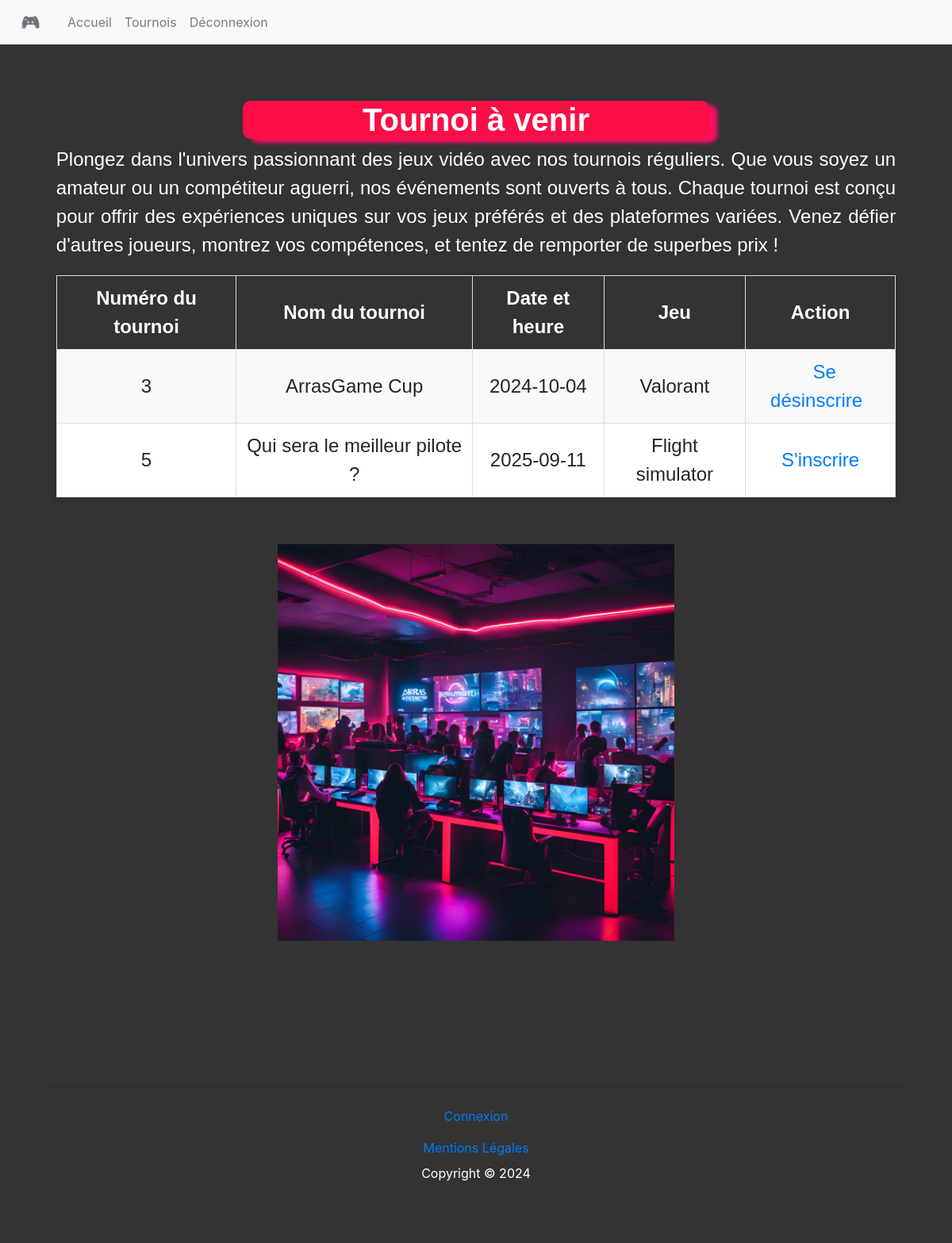
Screenshot of /AP/liste_tournoi.php (signed in) with the database file from the repository.
### tables this page shows
CREATE TABLE `tournois` (
  `id` int(11) NOT NULL,
  `nom_tournoi` varchar(100) NOT NULL,
  `date` date NOT NULL,
  `id_jeu` int(11) NOT NULL
);

CREATE TABLE `jeux` (
  `id` int(11) NOT NULL,
  `nom_jeu` varchar(100) NOT NULL,
  `plateforme` varchar(100) NOT NULL
);

### AP/liste_tournoi.php (the view, shortened to what this page needs)
<?php
require_once("db_connect.php");
try {
    $sql = "SELECT tournois.nom_tournoi, tournois.id, tournois.date, jeux.nom_jeu
            FROM tournois
            JOIN jeux ON tournois.id_jeu = jeux.id";
    $stmt = $pdo->query($sql);
    $tournois = $stmt->fetchAll(PDO::FETCH_ASSOC);
} catch (PDOException $e) {
    echo "Erreur : ". $e->getMessage();
    exit;
}
?>
<!DOCTYPE html>
<html lang="fr">
<head>
</head>
<body>
    <?php include("header.php"); ?>
    <main>
        <br>
        <div class="presentation_tournoi">
            <h1><b>Tournoi à venir</b></h1>
        </div>
        <div class="description">
            <p>Plongez dans l'univers passionnant des jeux vidéo avec nos tournois réguliers. Que vous soyez un amateur ou un compétiteur aguerri, nos événements sont ouverts à tous. Chaque tournoi est conçu pour offrir des expériences uniques sur vos jeux préférés et des plateformes variées. Venez défier d'autres joueurs, montrez vos compétences, et tentez de remporter de superbes prix !</p>
        </div>
        <div class="Tableau_tournoi">
            <table border="1">
                <tr>
                    <th>Numéro du tournoi</th>
                    <th>Nom du tournoi</th>
                    <th>Date et heure</th>
                    <th>Jeu</th>
                    <th>Action</th>
                </tr>
                <?php foreach ($tournois as $tournoi): ?>
                <tr>
                    <td><?= htmlspecialchars($tournoi['id']) ?></td>
                    <td><?= htmlspecialchars($tournoi['nom_tournoi']) ?></td>
                    <td><?= htmlspecialchars($tournoi['date']) ?></td>
                    <td><?= htmlspecialchars($tournoi['nom_jeu']) ?></td>
                    <td>
                        <?php
                        if (isset($_SESSION['pseudo'])) {
                            $pseudo = $_SESSION['pseudo'];
                            $sql = "SELECT id FROM users WHERE pseudo = :pseudo";
                            $stmt = $pdo->prepare($sql);
                            $stmt->execute(['pseudo' => $pseudo]);
                            $user = $stmt->fetch(PDO::FETCH_ASSOC);
                            $id_user = $user['id'];
                            $sql = "SELECT * FROM associations WHERE id_users = :id_users AND id_tournois = :id_tournois";
                            $stmt = $pdo->prepare($sql);
                            $stmt->execute(['id_users' => $id_user, 'id_tournois' => $tournoi['id']]);
                            $inscription = $stmt->fetch();
                            if ($inscription) {
                                echo '<a href="desinscription_tournois.php?id=' . htmlspecialchars($tournoi['id']) . '">Se désinscrire</a>';
                            } else {
                                echo '<a href="inscription_tournois.php?id=' . htmlspecialchars($tournoi['id']) . '">S\'inscrire</a>';
                            }
                        } else {
                            echo 'Veuillez vous connecter pour vous inscrire';
                        }
                        ?>
                    </td>
                </tr>
                <?php endforeach; ?>
            </table>
        </div>
        <div class = "photo">
            <img src="arras_game1.png" class = "responsive" width = "500px" height = "500px">
        </div>
        <br>
        <br>
        <br>
    </main>
    <?php include("footer.php"); ?>
</body>
</html>

### AP/style.css (style rules this page uses)
* { margin: 0; padding: 0; box-sizing: border-box; }
body { background-color: hsl(328, 100%, 50%); }
main { font-family: Arial, sans-serif; font-size: 150%; text-align: justify; display: flex; padding-left:1%; padding-right : 1%; background-color: #333; }
table { width: 90%; margin: 20px auto; border-collapse: collapse; background-color: #fff; box-shadow: 0 0 10px rgba(0,0,0,0.1); }
th, td { padding:10px; text-align:center; border:1px solid #ddd; }
th { background-color: #333; color: #fff; }
tr:nth-child(even) { background-color:#f9f9f9; }
a { text-decoration : none; color : #007bff; padding:5px 10px; border-radius:5px; }
.presentation_tournoi { margin-top:3%; margin-left: 25%; margin-right:25%; text-align: center; justify-content: center; color:#fff; border-radius: 10px; background-color: rgb(251, 14, 70); box-shadow: 10px 5px 5px rgb(251, 14, 100); }
.description { color:#fff; justify-content:center; text-align: justify; padding-left: 5%; padding-right:5%; }
.Tableau_tournoi { justify-content:center; text-align: center; }
.photo { justify-content : center; margin-top:5%; margin-left:15%; margin-right:15%; text-align : center; }
img.responsive { max-width: 100%; height: auto; }

### rows the page displays
tournois: id "3", nom_tournoi "ArrasGame Cup", date "2024-10-04", id_jeu.nom_jeu "Valorant"
tournois: id "5", nom_tournoi "Qui sera le meilleur pilote ?", date "2025-09-11", id_jeu.nom_jeu "Flight simulator"
